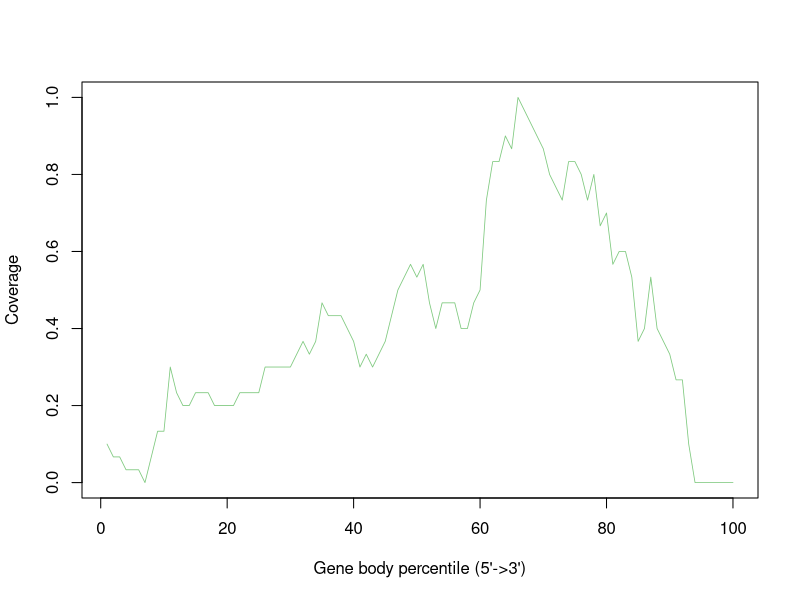

Recreate this plot in R.
Atha_Ler_0_sl_FLT_0.57G_Rep1_Aligned.sortedByCoord_sorted.out <- c(0.1,0.06666666666666667,0.06666666666666667,0.03333333333333333,0.03333333333333333,0.03333333333333333,0.0,0.06666666666666667,0.13333333333333333,0.13333333333333333,0.3,0.23333333333333334,0.2,0.2,0.23333333333333334,0.23333333333333334,0.23333333333333334,0.2,0.2,0.2,0.2,0.23333333333333334,0.23333333333333334,0.23333333333333334,0.23333333333333334,0.3,0.3,0.3,0.3,0.3,0.3333333333333333,0.36666666666666664,0.3333333333333333,0.36666666666666664,0.4666666666666667,0.43333333333333335,0.43333333333333335,0.43333333333333335,0.4,0.36666666666666664,0.3,0.3333333333333333,0.3,0.3333333333333333,0.36666666666666664,0.43333333333333335,0.5,0.5333333333333333,0.5666666666666667,0.5333333333333333,0.5666666666666667,0.4666666666666667,0.4,0.4666666666666667,0.4666666666666667,0.4666666666666667,0.4,0.4,0.4666666666666667,0.5,0.7333333333333333,0.8333333333333334,0.8333333333333334,0.9,0.8666666666666667,1.0,0.9666666666666667,0.9333333333333333,0.9,0.8666666666666667,0.8,0.7666666666666667,0.7333333333333333,0.8333333333333334,0.8333333333333334,0.8,0.7333333333333333,0.8,0.6666666666666666,0.7,0.5666666666666667,0.6,0.6,0.5333333333333333,0.36666666666666664,0.4,0.5333333333333333,0.4,0.36666666666666664,0.3333333333333333,0.26666666666666666,0.26666666666666666,0.1,0.0,0.0,0.0,0.0,0.0,0.0,0.0)


pdf("Atha_Ler-0_sl_FLT_0.57G_Rep1.geneBodyCoverage.curves.pdf")
x=1:100
icolor = colorRampPalette(c("#7fc97f","#beaed4","#fdc086","#ffff99","#386cb0","#f0027f"))(1)
plot(x,Atha_Ler_0_sl_FLT_0.57G_Rep1_Aligned.sortedByCoord_sorted.out,type='l',xlab="Gene body percentile (5'->3')", ylab="Coverage",lwd=0.8,col=icolor[1])
dev.off()
